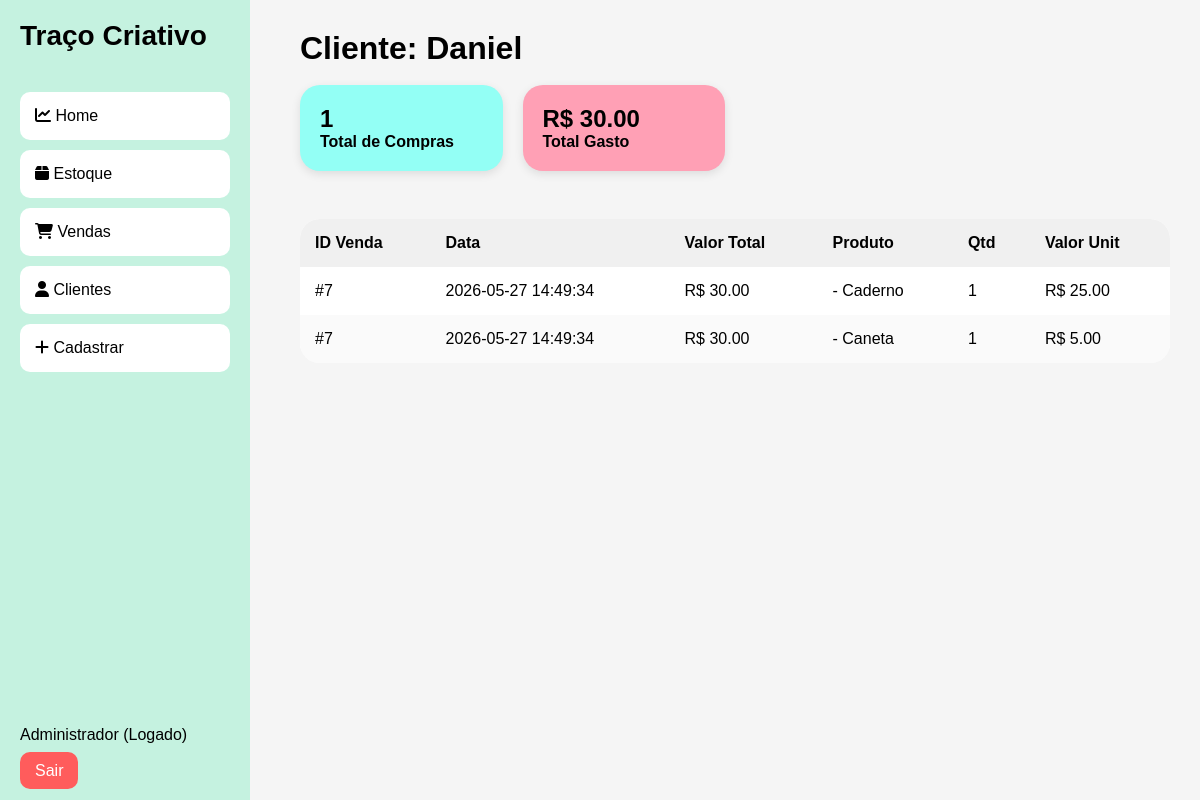
Screenshot of /cliente/3 (signed in) with the database file from the repository.
### tables this page shows
CREATE TABLE clientes (
        id INTEGER PRIMARY KEY AUTOINCREMENT,
        nome TEXT NOT NULL,
        email TEXT NOT NULL
    );

CREATE TABLE itens_venda (
        id INTEGER PRIMARY KEY AUTOINCREMENT,
        venda_id INTEGER,
        produto_id INTEGER,
        qtd INTEGER,
        preco_unitario REAL,
        subtotal REAL
    );

CREATE TABLE vendas (
        id INTEGER PRIMARY KEY AUTOINCREMENT,
        cliente_id INTEGER,
        valor_total REAL,
        data_venda TIMESTAMP DEFAULT CURRENT_TIMESTAMP
    );

CREATE TABLE produtos (
        id INTEGER PRIMARY KEY AUTOINCREMENT,
        nome TEXT NOT NULL,
        preco REAL NOT NULL,
        quantidade INTEGER DEFAULT 0
    );

### app.py (the view)
@app.route("/cliente/<int:id>")
@login_obrigatorio
def cliente_detalhe(id):
    conn = conectar()
    cursor = conn.cursor()
    cursor.execute("SELECT * FROM clientes WHERE id = ?", (id,))
    cliente = cursor.fetchone()
    if not cliente:
        flash("Cliente não encontrado")
        return redirect("/clientes")
    cursor.execute("""
        SELECT COUNT(DISTINCT v.id)
        FROM vendas v
        WHERE v.cliente_id = ?
    """, (id,))
    total_compras = cursor.fetchone()[0] or 0
    cursor.execute("""
        SELECT SUM(iv.subtotal)
        FROM vendas v
        JOIN itens_venda iv ON iv.venda_id = v.id
        WHERE v.cliente_id = ?
    """, (id,))
    total_gasto = cursor.fetchone()[0] or 0
    cursor.execute("""
        SELECT v.id AS venda_id,
               v.data_venda,
               v.valor_total,
               p.nome AS produto_nome,
               iv.qtd,
               iv.preco_unitario,
               iv.subtotal
        FROM vendas v
        JOIN itens_venda iv ON iv.venda_id = v.id
        JOIN produtos p ON p.id = iv.produto_id
        WHERE v.cliente_id = ?
        ORDER BY v.id DESC
    """, (id,))
    vendas = cursor.fetchall()
    return render_template(
        "cliente_detalhe.html",
        cliente=cliente,
        vendas=vendas,
        total_compras=total_compras,
        total_gasto=total_gasto
    )

### app.py (called while the page is built)
def conectar():
    if "db" not in g:
        g.db = sqlite3.connect(DB_NAME, timeout=30)
        g.db.row_factory = sqlite3.Row
    return g.db

@app.teardown_appcontext
def fechar_conexao(exception):
    db = g.pop("db", None)
    if db:
        db.close()

def login_obrigatorio(f):
    @wraps(f)
    def wrapper(*args, **kwargs):
        if "usuario" not in session:
            return redirect("/")
        return f(*args, **kwargs)
    return wrapper

### templates/cliente_detalhe.html
{% extends 'layout.html' %}
{% block content %}
<h1>Cliente: {{ cliente.nome }}</h1>
<br>
<div class="cards">
    <div class="card" style="background:#93FFF5;">
        <h2>{{ total_compras }}</h2>
        <p>Total de Compras</p>
    </div>
    <div class="card" style="background:#FFA0B5;">
        <h2>R$ {{ "%.2f"|format(total_gasto) }}</h2>
        <p>Total Gasto</p>
    </div>
</div>
<br>
<div class="table">
    <table>
        <thead>
            <tr>
                <th>ID Venda</th>
                <th>Data</th>
                <th>Valor Total</th>
                <th>Produto</th>
                <th>Qtd</th>
                <th>Valor Unit</th>
            </tr>
        </thead>
        <tbody>
        {% for venda in vendas %}
            <tr>
                <td>#{{ venda.venda_id }}</td>
                <td>{{ venda.data_venda }}</td>
                <td>R$ {{ "%.2f"|format(venda.valor_total) }}</td>
                <td>
                    {{ venda.produto_id }} - {{ venda.produto_nome }}
                </td>
                <td>
                    {{ venda.qtd }}
                </td>
                <td>
                    R$ {{ "%.2f"|format(venda.preco_unitario) }}
                </td>
            </tr>
        {% endfor %}
        </tbody>
    </table>
</div>
{% endblock %}

### templates/layout.html (style rules this page uses)
* { margin:0; padding:0; box-sizing:border-box; font-family: Arial; }
body { display:flex; background:#f5f5f5; }
.cards { display:grid; grid-template-columns:repeat(4,1fr); gap:20px; margin-bottom:30px; }
.card { padding:20px; border-radius:20px; color:black; font-weight:bold; box-shadow:0px 3px 10px rgba(0,0,0,0.1); }
.table { width:100%; background:white; border-radius:20px; overflow:hidden; }
table { width:100%; border-collapse:collapse; }
th, td { padding:15px; text-align:left; }
th { background:#f0f0f0; }
tr:nth-child(even) { background:#fafafa; }

### rows the page displays
clientes: nome "Daniel"
itens_venda: venda_id "7", data_venda "2026-05-27 14:49:34", produto_nome "Caderno", qtd "1", preco_unitario "25.00"
vendas: valor_total "30.00"
itens_venda: venda_id "7", data_venda "2026-05-27 14:49:34", produto_nome "Caneta", qtd "1", preco_unitario "5.00"

### other values shown
{{ total_compras }} "1"
{{ "%.2f"|format(total_gasto) }} "30.00"
